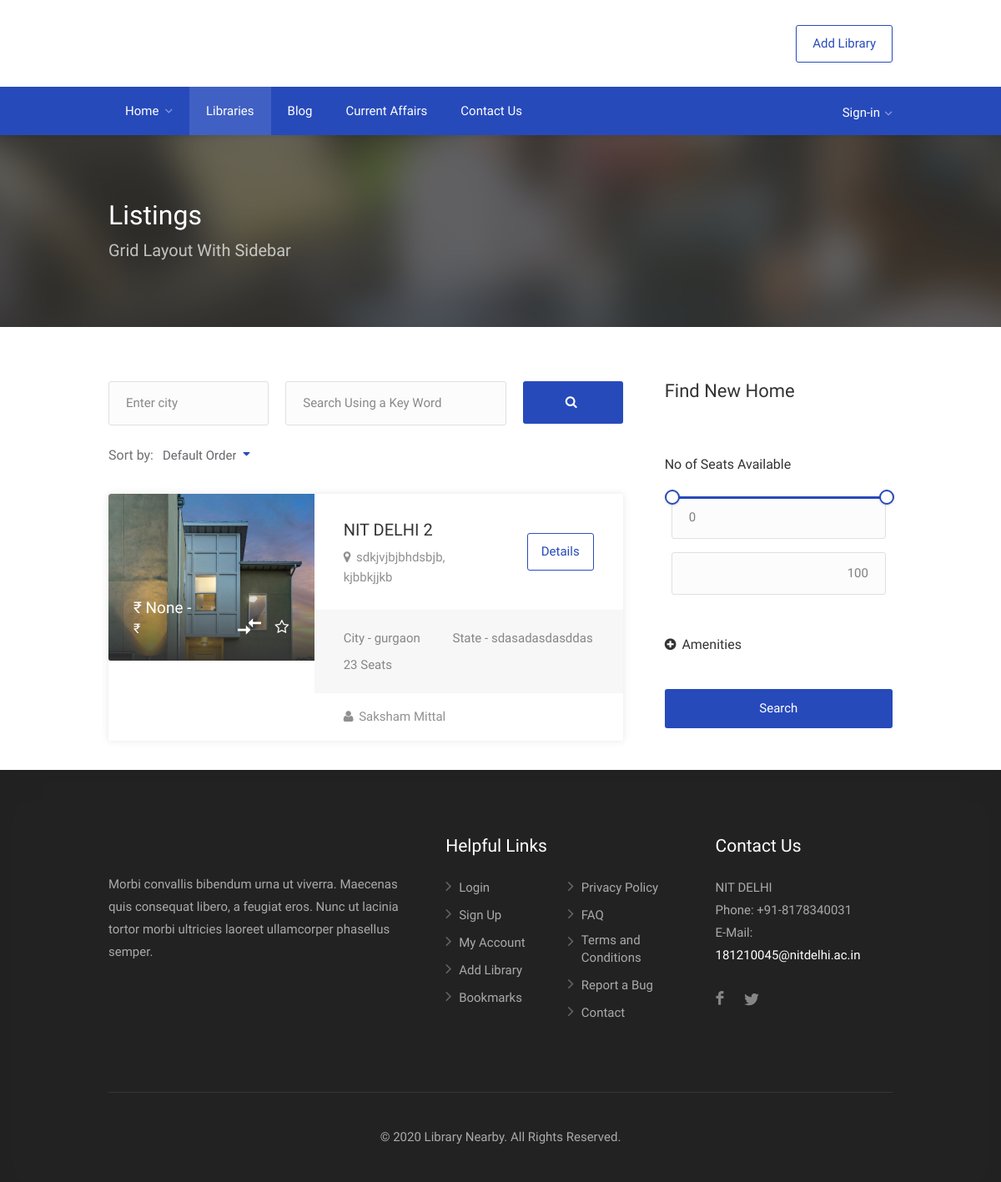
/libraries, run on an earlier commit of the app's database.
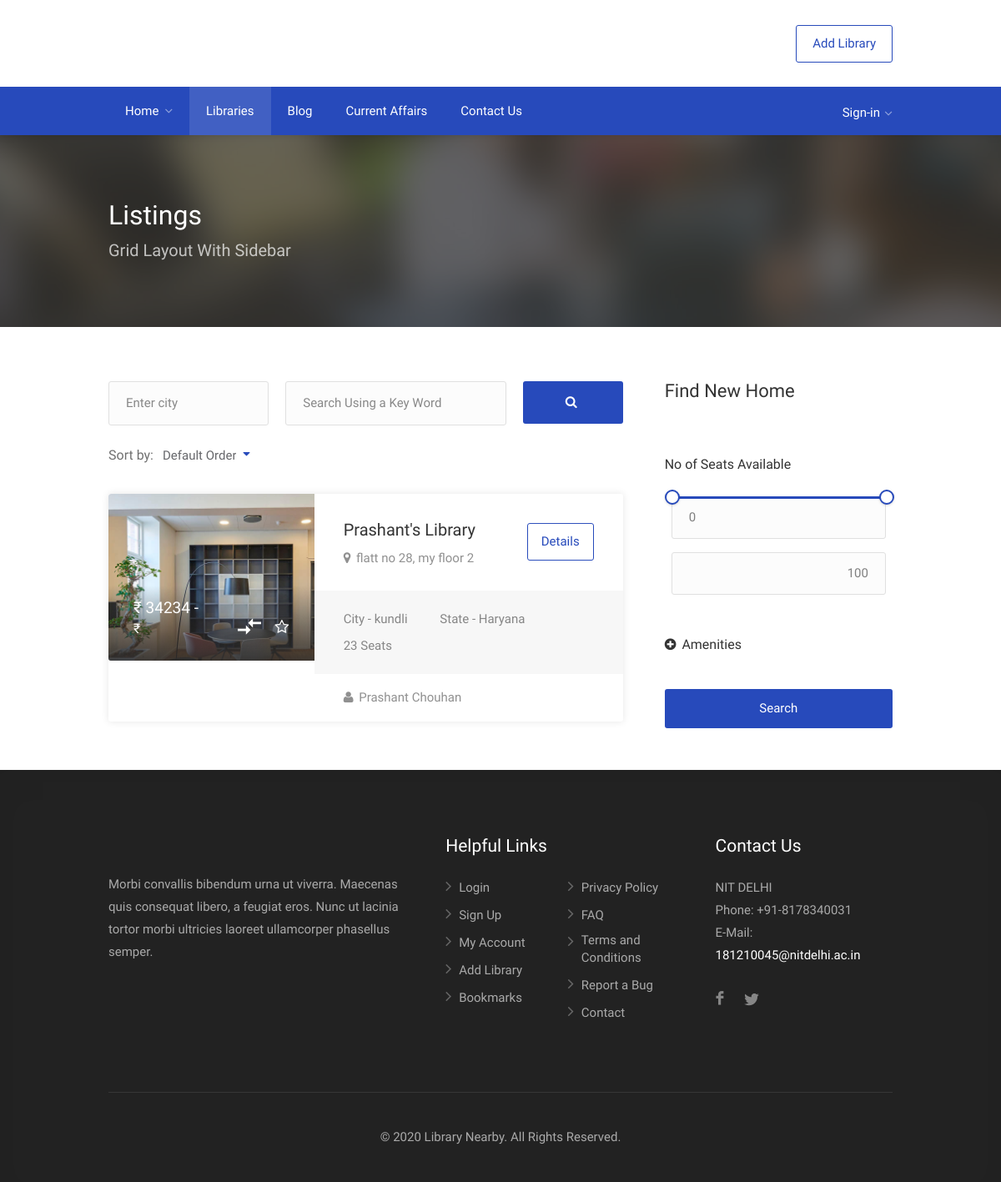
And on a later commit of the database.
### core/models.py (models this page shows, shortened)
class library(models.Model):
    name = models.CharField(max_length=50)
    owner = models.ForeignKey(User, on_delete=models.CASCADE)
    owner_fname= models.CharField(max_length=50)
    owner_lname= models.CharField(max_length=50)
    email = models.EmailField()
    mobile_no = models.IntegerField()
    addr1 = models.CharField(max_length=50)
    addr2 = models.CharField(max_length=50)
    city = models.CharField(max_length=50)
    pincode = models.IntegerField()
    state = models.CharField(max_length=50)
    longitude = models.FloatField(blank=True, null=True)
    latitude = models.FloatField(blank=True, null=True)
    landline = models.IntegerField(blank=True, null=True)
    ammenities = models.ManyToManyField(ammenities)
    library_description = models.TextField(max_length=500)
    past_record_of_students = models.TextField(max_length=500, blank=True, null=True)
    payment_methods = models.ManyToManyField(payment_methods)
    fb_url = models.CharField(max_length=200, blank=True, null=True)
    insta = models.CharField(max_length=100, blank=True, null=True)
    google_map = models.CharField(max_length=100, blank=True, null=True)
    website = models.CharField(max_length=50, blank=True, null=True)
    main_image = models.ImageField()
    no_of_seats = models.IntegerField()
    opening_days = models.ManyToManyField(weekday)
    opening_time = models.TimeField()
    closing_time = models.TimeField()
    non_refundable_charges = models.IntegerField(blank=True, null=True)
    min_monthly_charges = models.IntegerField()
    min_price_range = models.IntegerField(blank=True, null=True)
    max_price_range = models.IntegerField(blank=True, null=True)
    verified = models.BooleanField(default=False)
    visible = models.BooleanField(default=True)
    views = models.IntegerField(default=0)
    class Meta:
        verbose_name_plural = 'Libraries'

### core/views.py (the view)
# urls.py: path('libraries', views.LibrariesView, name='libraries'),
def LibrariesView(request):
    allLibraries = models.library.objects.all()
    amenities = models.ammenities.objects.all()
    search_term = ''
    city = ''
    for i in range(10):
        print()
    print(request.GET)
    if 'city' in request.GET:
        city = request.GET['city']
        allLibraries = allLibraries.filter(city__icontains=city)
    if 'seats' in request.GET:
        seats = request.GET['seats']
        allLibraries = allLibraries.filter(no_of_seats=seats)
    if 'search' in request.GET:
        search_term = request.GET['search']
        allLibraries = allLibraries.filter(name__icontains=search_term)
    paginator = Paginator(allLibraries, 25)
    page = request.GET.get('page')
    allLibraries = paginator.get_page(page)
    get_dict_copy = request.GET.copy()
    params = get_dict_copy.pop('page', True) and get_dict_copy.urlencode()
    context = {
        'libraries': allLibraries,
        'params': params,
        'search_term': search_term,
        'amenities': amenities,
        'city': city,
    }
    return render(request, 'libraries.html', context)

### templates/libraries.html (shortened to what this page needs)
{% extends 'base.html' %}
{%  load static %}
{% block content %}
<div id="wrapper" class="mm-page mm-slideout">
<div class="parallax titlebar"
	data-background="images/listings-parallax.jpg"
	data-color="#333333"
	data-color-opacity="0.7"
	data-img-width="800"
	data-img-height="505">
	<div id="titlebar">
		<div class="container">
			<div class="row">
				<div class="col-md-12">
					<h2>Listings</h2>
					<span>Grid Layout With Sidebar</span>
				</div>
			</div>
		</div>
	</div>
</div>
<div class="container">
	<div class="row sticky-wrapper">
		<div class="col-md-8">
            <div class="row with-forms">
                <form action="{% url 'core:libraries' %}">
                 <div class="col-md-4">
                        <div class="main-search-input">
                            <input type="search" placeholder="Enter city" aria-label="City" name='city' value="{{ city }}" id = "city" />
                        </div>
                </div>
                <div class="col-md-8">
                        <div class="main-search-input">
                            <input type="search" placeholder="Search Using a Key Word" aria-label="Search" name='search' value="{{search_term}}"  />
                            <button type = "submit" class="button"><i class="fa fa-search"></i></button>
                        </div>
                </div>
                </form>
            </div>
			<div class="row margin-bottom-15">
				<div class="col-md-6">
					<div class="sort-by">
						<label>Sort by:</label>
						<div class="sort-by-select">
							<select data-placeholder="Default order" class="chosen-select-no-single" >
								<option>Default Order</option>
							</select>
						</div>
					</div>
				</div>
			</div>
			<div class="listings-container list-layout">
                {% for library in libraries %}
                    {% if library.verified and library.visible %}
				<div class="listing-item">
					<a href="{% url 'core:library' library.id %}" class="listing-img-container">
						<div class="listing-img-content">
							<span class="listing-price">₹ {{ library.min_price_range }} - {{ library.msx_price_range }}<i>₹ {{ min_monthly_charges }}</i></span>
							<span class="like-icon with-tip" data-tip-content="Add to Bookmarks"></span>
							<span class="compare-button with-tip" data-tip-content="Add to Compare"></span>
						</div>
						<div class="listing-carousel">
							<div><img src="{{ library.main_image.url }}" alt=""></div>
						</div>
					</a>
					<div class="listing-content">
						<div class="listing-title">
							<h4><a href="{% url 'core:library' library.id %}">{{ library.name }}</a></h4>
							<a href="https://maps.google.com/maps?q=221B+Baker+Street,+London,+United+Kingdom&hl=en&t=v&hnear=221B+Baker+St,+London+NW1+6XE,+United+Kingdom" class="listing-address popup-gmaps">
								{{ library.addr1 }}, {{ library.addr2 }}
							</a>
							<a href="{% url 'core:library' library.id %}" class="details button border">Details</a>
						</div>
						<ul class="listing-details">
							<li>City - {{ library.city }}</li>
							<li>State - {{ library.state }}</li>
							<li>{{ library.no_of_seats }} Seats</li>
						</ul>
						<div class="listing-footer">
							<a href="#"><i class="fa fa-user"></i> {{ library.owner_fname }} {{ library.owner_lname }}</a>
						</div>
					</div>
				</div>
{% endif %}
				{% endfor %}
			</div>
		</div>
		<div class="col-md-4">
			<div class="sidebar sticky right">
				<div class="widget margin-bottom-40">
					<h3 class="margin-top-0 margin-bottom-35">Find New Home</h3>
					<br>
					<div class="range-slider">
						<label>No of Seats Available</label>
						<div id="price-range" data-min="0" data-max="100" data-unit=""></div>
					</div>
					<a href="#" class="more-search-options-trigger margin-bottom-10 margin-top-30" data-open-title="Amenities" data-close-title="Amenities"></a>
					<button class="button fullwidth margin-top-30">Search</button>
				</div>
			</div>
		</div>
	</div>
</div>
</div>
{% endblock content %}

### templates/base.html (shortened to what this page needs)
{% load static %}
{% load google_analytics_tags %}
<!DOCTYPE html>
<html lang="en">
<head>
    <link rel="stylesheet" href="{% static 'css/style.css' %}">
    <link rel="stylesheet" href="{% static 'css/color.css'%}">
    <link rel="stylesheet" href="{% static 'css/bootstrap.css' %}">
    <link rel="stylesheet" href="{% static 'css/icons.css'%}">
</head>
<body>
    <div id="wrapper" class="mm-page mm-slideout">
	{% include "navbar.html" %}
    {% block content %}
    {% endblock content %}
    {% include "footer.html" %}
        </div>
</body>
</html>

### templates/navbar.html (shortened to what this page needs)
{% load static %}
<div id="wrapper" class="mm-page mm-slideout">
<header id="header-container" class="header-style-2">
	<div id="header" class="">
		<div class="container">
			<div class="left-side">
			</div>
			<div class="right-side">
				<ul class="header-widget">
					<li class="with-btn"><a href="{% url 'core:addlibrary' %}" class="button border">Add Library</a></li>
                </ul>
            </div>
		</div>
		<nav id="navigation" class="style-2">
			<div class="container">
					<ul id="responsive">
						<li><a href="{% url 'core:home' %}" {% if request.resolver_match.view_name == 'core:home' %}class="current"{% endif %}>Home</a>
						</li>
						<li><a href="{% url 'core:libraries' %}" {% if request.resolver_match.view_name == 'core:libraries' %}class="current"{% endif %}>Libraries</a>
						</li>
                                            <li>
                            <a href="{% url 'blog:home' %}" {% if request.resolver_match.view_name == 'blog:home' %}class="current"{% endif %}>Blog</a>
						</li>
                        <li>
                            <a href="{% url 'exams:currentaffairs' %}" {% if request.resolver_match.view_name == 'exams:currentaffairs' %}class="current"{% endif %}>Current Affairs</a>
						</li>
						<li><a href="{% url 'core:contact' %}" {% if request.resolver_match.view_name == 'core:contact' %}class="current"{% endif %}>Contact Us</a>
						</li>
					</ul>
			</div>
		</nav>
		<div class="container">
			<div class="row">
				<div class="user-menu-container">
					<div class="user-menu">
                        {% if request.user.is_authenticated %}
                            <div class="user-name">Hi {{ request.user.username }},</div>
                            <ul>
                                <li><a href="{% url 'core:userprofile' %}"><i class="sl sl-icon-user"></i> My Profile</a></li>
                                <li><a href="{% url 'core:bookmarks' %}"><i class="sl sl-icon-star"></i> Bookmarks</a></li>
                                <li><a href="{% url 'core:mylibraries' %}"><i class="sl sl-icon-docs"></i> My Libraries</a></li>
                                <li><a href="{% url 'account_logout' %}"><i class="sl sl-icon-power"></i> Log Out</a></li>
                            </ul>
                        {% else %}
                            <a href="{% url 'account_login' %}"><div class="user-name">
                            Sign-in</div></a>
                        {% endif %}
					</div>
				</div>
			</div>
		</div>
	</div>
</header>
</div>

### templates/footer.html (shortened to what this page needs)
{% load static %}
<div id="footer" class="dark">
	<div class="container">
		<div class="row">
			<div class="col-md-5 col-sm-6">
				<br><br>
				<p>Morbi convallis bibendum urna ut viverra. Maecenas quis consequat libero, a feugiat eros. Nunc ut lacinia tortor morbi ultricies laoreet ullamcorper phasellus semper.</p>
			</div>
			<div class="col-md-4 col-sm-6 ">
				<h4>Helpful Links</h4>
				<ul class="footer-links">
					<li><a href="{% url 'account_login' %}">Login</a></li>
					<li><a href="{% url 'account_signup' %}">Sign Up</a></li>
					<li><a href="{% url 'core:userprofile' %}">My Account</a></li>
					<li><a href="{% url 'core:addlibrary' %}">Add Library</a></li>
					<li><a href="{% url 'core:bookmarks' %}">Bookmarks</a></li>
                </ul>
                <ul class="footer-links">
                    <li><a href="{% url 'core:privacypolicy' %}">Privacy Policy</a></li>
					<li><a href="{% url 'core:faq' %}">FAQ</a></li>
                    <li><a href="{% url 'core:tnc' %}">Terms and Conditions</a></li>
					<li><a href="{% url 'core:reportbug' %}">Report a Bug</a></li>
                    <li><a href="{% url 'core:contact' %}">Contact</a></li>
				</ul>
				<div class="clearfix"></div>
			</div>
			<div class="col-md-3  col-sm-12">
				<h4>Contact Us</h4>
				<div class="text-widget">
					<span>NIT DELHI</span> <br>
					Phone: <span> +91-8178340031 </span><br>
					E-Mail:<span> <a href="#">181210045@nitdelhi.ac.in</a> </span><br>
				</div>
				<ul class="social-icons margin-top-20">
					<li><a class="facebook" href="#"></a></li>
					<li><a class="twitter" href="#"></a></li>
                </ul>
			</div>
		</div>
		<div class="row">
			<div class="col-md-12">
				<div class="copyrights">© 2020 Library Nearby. All Rights Reserved.</div>
			</div>
		</div>
	</div>
</div>

### templates/scripts.html (shortened to what this page needs)
{% load static %}

### static_in_venv/css/color.css (style rules this page uses)
.user-menu ul li a:hover, .user-menu.active .user-name:after, .user-menu:hover .user-name:after, .user-menu.active .user-name, .user-menu:hover .user-name, table.manage-table td.action a:hover, table.manage-table .title-container .title h4 a:hover, .my-account-nav li a.current, .my-account-nav li a:hover, #footer .social-icons li a:hover i, #navigation.style-1 .current, #posts-nav li a:hover, #top-bar .social-icons li a:hover i, .agent .social-icons li a:hover i, .agent-contact-details li a:hover, .agent-page .agent-name h4, .footer-links li a:hover, .header-style-2 .header-widget li i, .header-widget .sign-in:hover, .home-slider-desc .read-more i, .info-box, .info-box h4, .listing-title h4 a:hover, .map-box h4 a:hover, .plan-price .value, .plan.featured .listing-badges .featured, .post-content a.read-more, .post-content h3 a:hover, .post-meta li a:hover, .property-pricing, .style-2 .trigger a:hover, .style-2 .trigger.active a, .style-2 .ui-accordion .ui-accordion-header-active, .style-2 .ui-accordion .ui-accordion-header-active:hover, .style-2 .ui-accordion .ui-accordion-header:hover, .tabs-nav li a:hover, .tabs-nav li.active a, .testimonial-author h4, .widget-button:hover, .widget-text h5 a:hover, a, a.button.border, a.button.border.white:hover { color: #274abb }
#navigation.style-2 { background-color: #274abb }
.listing-img-container:after { background: linear-gradient(to bottom, transparent 60%, #274abb) }
.list-layout .listing-img-container:after { background: linear-gradient(to bottom, transparent 55%, #274abb) }
.chosen-container .chosen-results li.highlighted, .chosen-container-multi .chosen-choices li.search-choice, .select-options li:hover, a.button, a.button.border:hover, button.button, input[type=button], input[type=submit] { background-color: #274abb }
a.button.border { border: 1px solid #274abb }

What changed in the data, as far as the page shows it:
no longer on this page (row edited): library: min_price_range "None", verified True (drawn), main_image (picture), name "NIT DELHI 2", addr1 "sdkjvjbjbhdsbjb", addr2 "kjbbkjjkb", city "gurgaon", state "sdasadasdasddas", no_of_seats "23", owner_fname "Saksham", owner_lname "Mittal"
added library: min_price_range "34234", verified True (drawn), main_image (picture), name "Prashant's Library", addr1 "flatt no 28", addr2 "my floor 2", city "kundli", state "Haryana", no_of_seats "23", owner_fname "Prashant", owner_lname "Chouhan"
